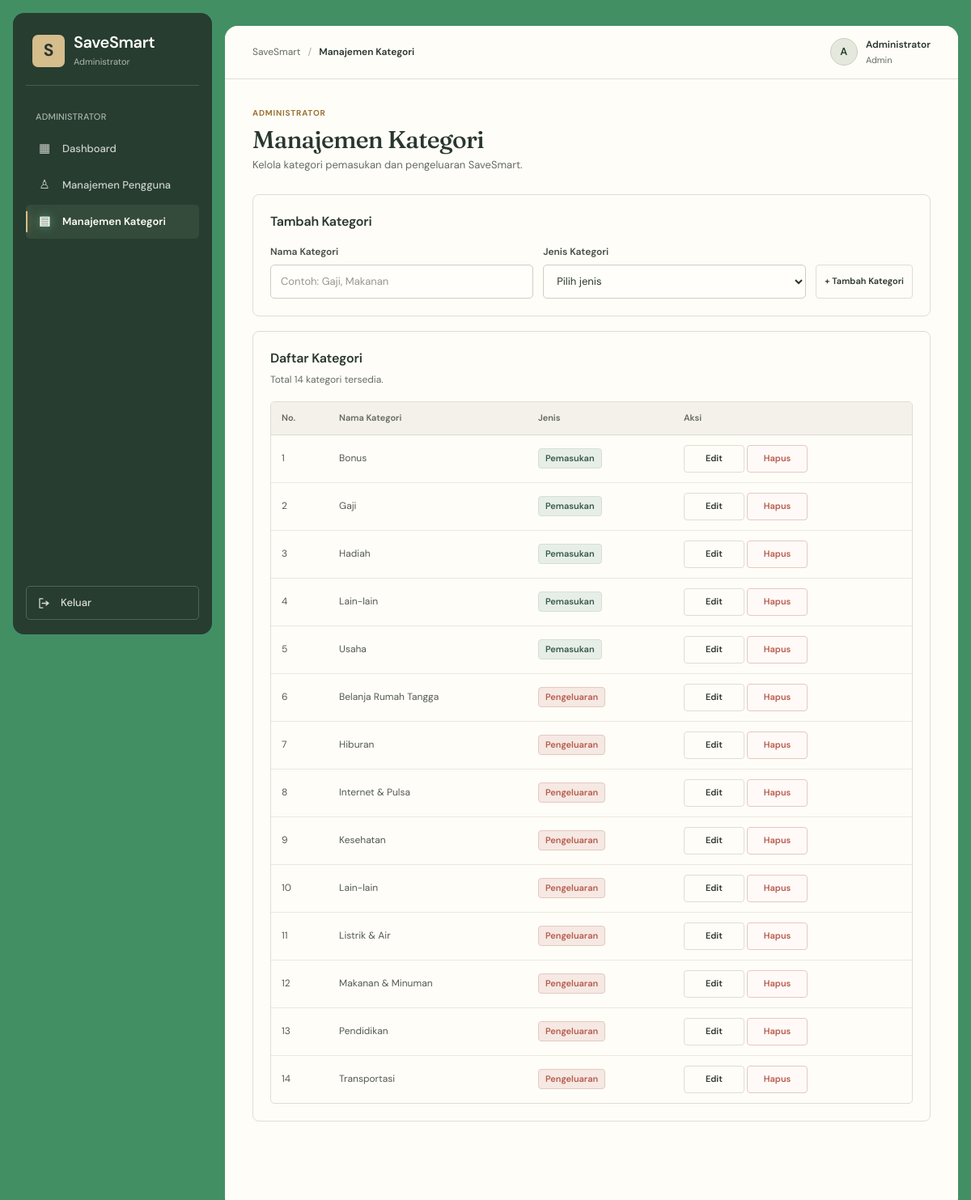
Page /pages/admin_kategori.php (signed in) on the committed database.
### tables this page shows
CREATE TABLE kategori (
    id_kategori INT UNSIGNED NOT NULL AUTO_INCREMENT,
    nama_kategori VARCHAR(60) NOT NULL,
    jenis ENUM('pemasukan','pengeluaran') NOT NULL,
    created_at TIMESTAMP NOT NULL DEFAULT CURRENT_TIMESTAMP,
    PRIMARY KEY (id_kategori),
    UNIQUE KEY uq_kategori (nama_kategori, jenis)
);

### pages/admin_kategori.php (the view, shortened to what this page needs)
<?php
require_once __DIR__ . '/../config/database.php';
$pageTitle = 'Manajemen Kategori';
$kategori = [];
try {
    $stmt = $pdo->prepare('CALL sp_kategori_daftar()');
    $stmt->execute();
    $kategori = $stmt->fetchAll(PDO::FETCH_ASSOC);
} catch (PDOException $e) {
    $error = 'Gagal mengambil data kategori.';
}
?>
<!DOCTYPE html>
<html lang="id">
<head>
    <link rel="stylesheet" href="../assets/css/style.css">
    <link rel="stylesheet" href="../assets/css/dashboard.css">
    <link rel="stylesheet" href="../assets/css/responsive.css">
    <link rel="stylesheet" href="../assets/css/admin.css">
    <link rel="stylesheet" href="../assets/css/app-theme.css">
</head>
<body>
<div class="app-container">
    <?php include __DIR__ . '/../components/sidebar.php'; ?>
    <main class="main-content">
        <?php include __DIR__ . '/../components/navbar.php'; ?>
        <div class="dashboard-content admin-content">
            <section class="admin-welcome">
                <div>
                    <span class="admin-eyebrow">ADMINISTRATOR</span>
                    <h1>Manajemen Kategori</h1>
                    <p>Kelola kategori pemasukan dan pengeluaran SaveSmart.</p>
                </div>
            </section>
            <section class="admin-form-card">
                <h3>Tambah Kategori</h3>
                <form action="../backend/admin/kategori_process.php" method="POST" class="admin-category-form">
                    <div class="admin-form-group">
                        <label for="nama_kategori">Nama Kategori</label>
                        <input type="text" id="nama_kategori" name="nama_kategori" placeholder="Contoh: Gaji, Makanan" maxlength="60" required>
                    </div>
                    <div class="admin-form-group">
                        <label for="jenis">Jenis Kategori</label>
                        <select id="jenis" name="jenis" required>
                            <option value="">Pilih jenis</option>
                        </select>
                    </div>
                    <button type="submit" class="admin-submit-button">+ Tambah Kategori</button>
                </form>
            </section>
            <section class="admin-table-card">
                <div class="admin-table-heading">
                    <div>
                        <h3>Daftar Kategori</h3>
                        <p>Total <?= count($kategori) ?> kategori tersedia.</p>
                    </div>
                </div>
                <div class="admin-table-wrapper">
                    <table class="admin-table">
                        <thead>
                            <tr>
                                <th>No.</th>
                                <th>Nama Kategori</th>
                                <th>Jenis</th>
                                <th>Aksi</th>
                            </tr>
                        </thead>
                        <tbody>
                            <?php foreach ($kategori as $index => $item): ?>
                                <tr>
                                    <td><?= $index + 1 ?></td>
                                    <td><?= htmlspecialchars($item['nama_kategori']) ?></td>
                                    <td>
                                        <span class="admin-status <?= $item['jenis'] === 'pemasukan' ? 'status-active' : 'status-inactive' ?>">
                                            <?= htmlspecialchars(ucfirst($item['jenis'])) ?>
                                        </span>
                                    </td>
                                    <td>
                                        <button type="button" class="admin-edit-button"
                                            onclick="editKategori(<?= (int) $item['id_kategori'] ?>, <?= htmlspecialchars(json_encode($item['nama_kategori']), ENT_QUOTES, 'UTF-8') ?>, <?= htmlspecialchars(json_encode($item['jenis']), ENT_QUOTES, 'UTF-8') ?>)">
                                            Edit
                                        </button>
                                        <form action="../backend/admin/kategori_process.php" method="POST" class="admin-delete-form" onsubmit="return confirm('Yakin ingin menghapus kategori ini?')">
                                            <button type="submit" class="admin-delete-button">Hapus</button>
                                        </form>
                                    </td>
                                </tr>
                            <?php endforeach; ?>
                        </tbody>
                    </table>
                </div>
            </section>
        </div>
    </main>
</div>
</body>
</html>

### components/sidebar.php (shortened to what this page needs)
<aside class="sidebar" id="sidebar">
    <?php $role = $_SESSION['user']['role'] ?? ''; ?>
    <div class="brand">
        <div class="brand-logo">S</div>
        <div class="brand-info">
            <h2>SaveSmart</h2>
            <small><?= $role === 'admin' ? 'Administrator' : 'Family Finance' ?></small>
        </div>
    </div>
    <nav class="sidebar-menu">
        <?php if ($role === 'admin'): ?>
            <span class="menu-heading">ADMINISTRATOR</span>
            <a href="admin_dashboard.php"
               class="menu-item <?= ($pageTitle ?? '') === 'Admin Dashboard' ? 'active' : '' ?>">
                <span>▦</span>
                <span>Dashboard</span>
            </a>
            <a href="admin_pengguna.php"
               class="menu-item <?= ($pageTitle ?? '') === 'Manajemen Pengguna' ? 'active' : '' ?>">
                <span>♙</span>
                <span>Manajemen Pengguna</span>
            </a>
            <a href="admin_kategori.php"
               class="menu-item <?= ($pageTitle ?? '') === 'Manajemen Kategori' ? 'active' : '' ?>">
                <span>▤</span>
                <span>Manajemen Kategori</span>
            </a>
        <?php endif; ?>
    </nav>
    <a href="../logout.php" class="sidebar-logout" id="logoutBtn">
        <svg viewBox="0 0 24 24" fill="none" aria-hidden="true"><path d="M10 5H5v14h5m5-4 4-3-4-3m4 3H9"/></svg>
        <span>Keluar</span>
    </a>
</aside>

### components/navbar.php (shortened to what this page needs)
<header class="navbar">
    <div class="navbar-left">
        <div class="navbar-breadcrumb" aria-label="Lokasi halaman">
            <span>SaveSmart</span>
            <span class="navbar-separator" aria-hidden="true">/</span>
            <span class="navbar-current"><?= htmlspecialchars($pageTitle ?? 'Dashboard', ENT_QUOTES, 'UTF-8') ?></span>
        </div>
    </div>
    <div class="navbar-right">
        <div class="user-avatar" aria-hidden="true">
            <?= strtoupper(substr($_SESSION['user']['nama_lengkap'] ?? 'P', 0, 1)) ?>
        </div>
        <div class="user-info">
            <strong><?= htmlspecialchars($_SESSION['user']['nama_lengkap'] ?? 'Pengguna', ENT_QUOTES, 'UTF-8') ?></strong>
            <small><?= htmlspecialchars(ucwords(str_replace('_', ' ', $_SESSION['user']['role'] ?? 'pengguna')), ENT_QUOTES, 'UTF-8') ?></small>
        </div>
    </div>
</header>

### assets/css/dashboard.css (style rules this page uses)
:root { --dashboard-header-height: 72px; --dashboard-line: #e2eae4; --dashboard-shadow: 0 18px 48px rgba(18, 53, 38, 0.08); }

### assets/css/admin.css (style rules this page uses)
.admin-content { padding: 30px; background: #f5f7f4; min-height: calc(100vh - 80px); }
.admin-welcome { display: flex; justify-content: space-between; align-items: center; gap: 20px; margin-bottom: 30px; }
.admin-eyebrow { display: inline-block; color: #176b50; background: #e3f1e9; padding: 7px 13px; border-radius: 20px; font-size: 11px; font-weight: 700; letter-spacing: 1px; margin-bottom: 12px; }
.admin-welcome h1 { color: #183b2d; font-family: 'DM Sans', sans-serif; font-size: 29px; margin: 0 0 8px; }
.admin-welcome p { color: #7b8980; font-size: 14px; margin: 0; }
.admin-table-card { background: white; border: 1px solid #edf1ed; border-radius: 18px; padding: 25px; box-shadow: 0 5px 20px rgba(24, 59, 45, 0.04); }
.admin-table-heading { display: flex; justify-content: space-between; align-items: center; gap: 15px; margin-bottom: 22px; }
.admin-table-heading h3 { color: #183b2d; font-size: 18px; margin: 0 0 7px; }
.admin-table-heading p { color: #929d95; font-size: 13px; margin: 0; }
.admin-table-wrapper { width: 100%; overflow-x: auto; }
.admin-table { width: 100%; border-collapse: collapse; min-width: 650px; }
.admin-table th { background: #f6f8f5; color: #748078; font-size: 12px; font-weight: 600; text-align: left; padding: 15px; }
.admin-table td { color: #526158; font-size: 13px; padding: 17px 15px; border-bottom: 1px solid #f0f2ef; }
.admin-status { display: inline-block; padding: 6px 11px; border-radius: 20px; font-size: 11px; font-weight: 600; }
.status-active { background: #e5f5e9; color: #23804b; }
.status-inactive { background: #fceaea; color: #c34c4c; }
.admin-edit-button, .admin-delete-button, .admin-submit-button, .admin-cancel-button { display: inline-flex; align-items: center; justify-content: center; gap: 7px; min-height: 39px; padding: 10px 17px; border-radius: 9px; font-family: inherit; font-size: 12px; font-weight: 600; letter-spacing: 0.2px; border: 1px solid transparent; cursor: pointer; transition: all 0.2s ease; }
.admin-edit-button { background: #e8f3ed; color: #176b50; border-color: #d5e9dd; margin-right: 5px; }
.admin-delete-button { background: #fff0ef; color: #c34c4c; border-color: #f7d9d6; }
.admin-submit-button { background: linear-gradient(135deg, #23815e, #176b50); color: white; border-color: #176b50; padding: 0 22px; box-shadow: 0 4px 10px rgba(23, 107, 80, 0.12); }
.admin-table td:last-child { white-space: nowrap; }
.admin-table td:last-child { display: flex; align-items: center; gap: 8px; white-space: nowrap; }
.admin-table td:last-child form { display: inline-flex; margin: 0; }
.admin-edit-button, .admin-delete-button { min-width: 75px; margin: 0; }

### rows in the picture
kategori: nama_kategori "Bonus", jenis "Pemasukan"
kategori: nama_kategori "Gaji", jenis "Pemasukan"
kategori: nama_kategori "Hadiah", jenis "Pemasukan"
kategori: nama_kategori "Lain-lain", jenis "Pemasukan"
kategori: nama_kategori "Usaha", jenis "Pemasukan"
kategori: nama_kategori "Belanja Rumah Tangga", jenis "Pengeluaran"
kategori: nama_kategori "Hiburan", jenis "Pengeluaran"
kategori: nama_kategori "Internet & Pulsa", jenis "Pengeluaran"
kategori: nama_kategori "Kesehatan", jenis "Pengeluaran"
kategori: nama_kategori "Lain-lain", jenis "Pengeluaran"
kategori: nama_kategori "Listrik & Air", jenis "Pengeluaran"
kategori: nama_kategori "Makanan & Minuman", jenis "Pengeluaran"
kategori: nama_kategori "Pendidikan", jenis "Pengeluaran"
kategori: nama_kategori "Transportasi", jenis "Pengeluaran"

### other values in the picture
$pageTitle "Manajemen Kategori"
substr($_SESSION['user']['nama_lengkap'] ?? 'P', 0, 1) "A"
$_SESSION['user']['nama_lengkap'] "Administrator"
str_replace('_', ' ', $_SESSION['user']['role'] ?? 'pengguna') "Admin"
count($kategori) "14"
